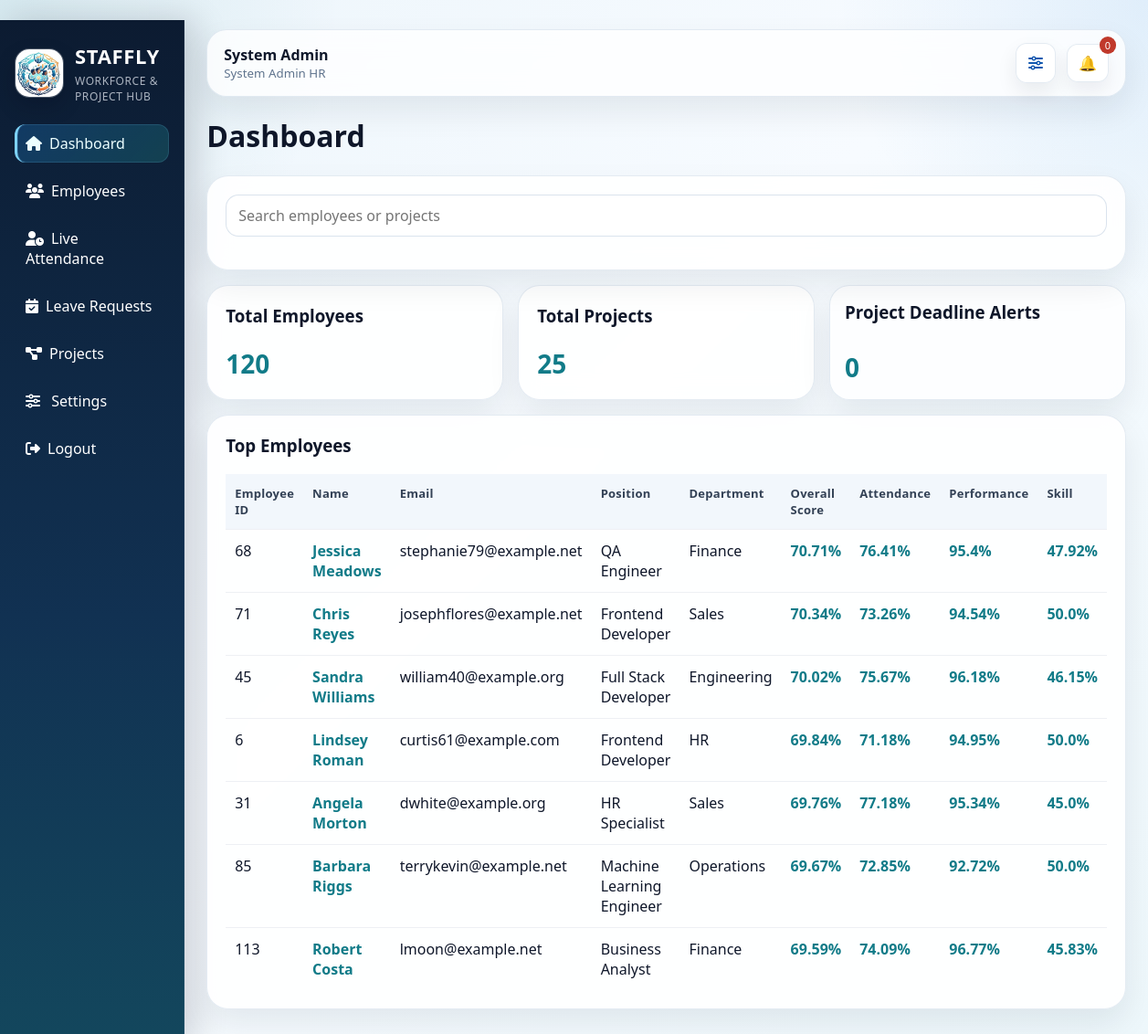
Screenshot of /dashboard (signed in) with the database file from the repository.
### models.py (models this page shows, shortened)
class User(db.Model):
    __tablename__ = "users"
    id = db.Column(db.Integer, primary_key=True)
    name = db.Column(db.String(120), nullable=False)
    email = db.Column(db.String(120), unique=True, nullable=False, index=True)
    password_hash = db.Column(db.String(255), nullable=False)
    role = db.Column(db.String(20), nullable=False, default="Employee")
    position = db.Column(db.String(120), nullable=False, default="Web Developer")
    department = db.Column(db.String(120), nullable=True)
    is_registered = db.Column(db.Boolean, nullable=False, default=False)
    security_code_hash = db.Column(db.String(255), nullable=True)
    project_start_alert = db.Column(db.Boolean, nullable=False, default=True)
    deadline_alert_30 = db.Column(db.Boolean, nullable=False, default=True)
    deadline_alert_15 = db.Column(db.Boolean, nullable=False, default=True)
    deadline_alert_10 = db.Column(db.Boolean, nullable=False, default=True)
    deadline_alert_5 = db.Column(db.Boolean, nullable=False, default=True)
    deadline_alert_1 = db.Column(db.Boolean, nullable=False, default=True)
    skills = db.relationship("Skill", secondary=employee_skills, back_populates="employees")
    resume_skills = db.relationship("Skill", secondary=resume_skills, back_populates="resume_employees")
    notifications = db.relationship("Notification", backref="user", lazy=True, cascade="all, delete-orphan")
    assignments = db.relationship("ProjectAssignment", backref="employee", lazy=True, cascade="all, delete-orphan")
    attendance_records = db.relationship("AttendanceRecord", backref="employee", lazy=True, cascade="all, delete-orphan")
    leave_requests = db.relationship("LeaveRequest", backref="employee", lazy=True, cascade="all, delete-orphan")
    daily_project_reports = db.relationship("DailyProjectReport", backref="employee", lazy=True, cascade="all, delete-orphan")
    past_performance_records = db.relationship(
        "PastProjectPerformance",
        backref="employee",
        lazy=True,
        cascade="all, delete-orphan",
    )
    feedback_records = db.relationship("ProjectFeedback", backref="employee", lazy=True, cascade="all, delete-orphan")

### routes/auth_routes.py (the view, shortened to what this page needs)
@auth_bp.route("/dashboard")
@login_required
def dashboard():
    user = current_user()
    total_employees = User.query.filter(User.role != "Admin").count()
    total_projects = Project.query.count()
    employees = User.query.filter(User.role != "Admin").all()
    top_employee_rows = []
    for employee in employees:
        attendance_score = calculate_attendance_score(employee)
        performance_score = calculate_performance_score(employee)
        skill_score = calculate_skill_score(employee)
        overall_score = calculate_overall_employee_score(employee)
        top_employee_rows.append(
            {
                "employee": employee,
                "attendance_score": attendance_score,
                "performance_score": performance_score,
                "skill_score": skill_score,
                "overall_score": overall_score,
            }
        )
    top_employee_rows = sorted(
        top_employee_rows,
        key=lambda row: (row["overall_score"], row["performance_score"], row["skill_score"]),
        reverse=True,
    )[:7]
    project_deadline_rows = _build_project_deadline_report()
    return render_template(
        "dashboard.html",
        total_employees=total_employees,
        total_projects=total_projects,
        top_employee_rows=top_employee_rows,
        project_deadline_rows=project_deadline_rows,
        dashboard_search_items=_build_dashboard_search_items(),
    )

### app.py (called while the page is built, shortened)
def run_daily_automation(force=False):
    global LAST_DAILY_AUTOMATION_RUN
    today = date.today()
    if not force and LAST_DAILY_AUTOMATION_RUN == today:
        return

### models.py (called while the page is built)
    @property
    def end_date(self):
        return self.start_date + timedelta(days=max(1, self.duration_days) - 1)

    @property
    def computed_status(self):
        today = date.today()
        if today < self.start_date:
            return "Upcoming"
        if today > self.end_date:
            return "Completed"
        return "Ongoing"

### recommendation_engine.py (called while the page is built)
def calculate_performance_score(employee) -> float:
    return calculate_performance_metrics(employee)["performance_score"]

def calculate_attendance_score(employee) -> float:
    return calculate_attendance_metrics(employee)["attendance_score"]

def calculate_skill_score(employee) -> float:
    proficiency_map = _employee_skill_proficiency_map(employee.id)
    if not proficiency_map:
        return 0.0
    numerator = sum(proficiency_map.values())
    denominator = len(proficiency_map) * 4  # Expert = 4 max
    return round((numerator / denominator) * 100, 2) if denominator else 0.0

def calculate_overall_employee_score(employee) -> float:
    skill_score = calculate_skill_score(employee)
    performance_score = calculate_performance_score(employee)
    attendance_score = calculate_attendance_score(employee)
    overall_score = (
        (0.4 * skill_score)
        + (0.3 * performance_score)
        + (0.3 * attendance_score)
    )
    return round(overall_score, 2)

def _employee_skill_proficiency_map(employee_id: int) -> Dict[int, int]:
    proficiency_map: Dict[int, int] = {}
    updated_rows = db.session.execute(
        db.select(employee_skills.c.skill_id, employee_skills.c.proficiency).where(employee_skills.c.user_id == employee_id)
    ).all()
    for skill_id, proficiency in updated_rows:
        proficiency_map[skill_id] = max(proficiency_map.get(skill_id, 0), int(proficiency))
    resume_rows = db.session.execute(
        db.select(resume_skills.c.skill_id, resume_skills.c.proficiency).where(resume_skills.c.user_id == employee_id)
    ).all()
    for skill_id, proficiency in resume_rows:
        proficiency_map[skill_id] = max(proficiency_map.get(skill_id, 0), int(proficiency))
    return proficiency_map

### routes/auth_routes.py (called while the page is built)
def current_user():
    user_id = session.get("user_id")
    if not user_id:
        return None
    return User.query.get(user_id)

### templates/dashboard.html (shortened to what this page needs)
﻿{% extends "base.html" %}
{% block content %}
<h1>Dashboard</h1>
<div class="card dashboard-search-card">
    <form class="global-search-form live-search-form dashboard-search-form" data-live-search='{{ dashboard_search_items|tojson|safe }}' data-live-search-no-submit="1">
        <input
            type="text"
            class="live-search-input"
            placeholder="Search employees or projects"
            aria-label="Search employees or projects"
            autocomplete="off"
        >
    </form>
</div>
<div class="card-grid">
    <a class="card dashboard-link-card dashboard-stat-card" href="{{ url_for('employees.list_employees') }}">
        <h3>Total Employees</h3>
        <p>{{ total_employees }}</p>
    </a>
    <a class="card dashboard-link-card dashboard-stat-card" href="{{ url_for('projects.list_projects') }}">
        <h3>Total Projects</h3>
        <p>{{ total_projects }}</p>
    </a>
    <button id="deadlineAlertsTrigger" class="card dashboard-link-card dashboard-stat-card dashboard-modal-trigger" type="button">
        <h3>Project Deadline Alerts</h3>
        <p>{{ project_deadline_rows|length }}</p>
    </button>
</div>
<div class="card">
    <h3>Top Employees</h3>
    <table>
        <thead>
            <tr>
                <th>Employee ID</th>
                <th>Name</th>
                <th>Email</th>
                <th>Position</th>
                <th>Department</th>
                <th>Overall Score</th>
                <th>Attendance</th>
                <th>Performance</th>
                <th>Skill</th>
            </tr>
        </thead>
        <tbody>
            {% for row in top_employee_rows %}
            <tr>
                <td>{{ row.employee.id }}</td>
                <td>
                    <a class="btn-link" href="{{ url_for('employees.overall_scores_detail', employee_id=row.employee.id) }}">
                        {{ row.employee.name }}
                    </a>
                </td>
                <td>{{ row.employee.email }}</td>
                <td>{{ row.employee.position }}</td>
                <td>{{ row.employee.department or '-' }}</td>
                <td>
                    <a class="btn-link" href="{{ url_for('employees.overall_scores_detail', employee_id=row.employee.id) }}">
                        <strong>{{ row.overall_score }}%</strong>
                    </a>
                </td>
                <td>
                    <a class="btn-link" href="{{ url_for('employees.attendance_detail', employee_id=row.employee.id) }}">
                        {{ row.attendance_score }}%
                    </a>
                </td>
                <td>
                    <a class="btn-link" href="{{ url_for('employees.performance_detail', employee_id=row.employee.id) }}">
                        {{ row.performance_score }}%
                    </a>
                </td>
                <td>
                    <a class="btn-link" href="{{ url_for('employees.skill_score_detail', employee_id=row.employee.id) }}">
                        {{ row.skill_score }}%
                    </a>
                </td>
            </tr>
            {% else %}
            <tr><td colspan="9">No employees found.</td></tr>
            {% endfor %}
        </tbody>
    </table>
</div>
{% endblock %}

### templates/base.html (shortened to what this page needs)
﻿<!doctype html>
<html lang="en">
<head>
    <link rel="stylesheet" href="{{ url_for('static', filename='css/style.css') }}">
    <link rel="stylesheet" href="https://cdnjs.cloudflare.com/ajax/libs/font-awesome/6.5.2/css/all.min.css">
</head>
<body data-admin-authenticated="{% if current_user and current_user.role == 'Admin' %}1{% else %}0{% endif %}">
    {% if current_user %}
    <div class="app-layout">
        <aside class="sidebar">
            <div class="brand-lockup">
                <img src="{{ url_for('static', filename='img/staffly-logo.jpeg') }}" alt="STAFFLY logo" class="brand-logo">
                <div class="brand-copy">
                    <h2>STAFFLY</h2>
                    <small>Workforce & Project Hub</small>
                </div>
            </div>
            <nav class="nav-links">
                <a href="{{ url_for('auth.dashboard') }}" class="{% if request.endpoint == 'auth.dashboard' %}active-nav{% endif %}"><i class="fa-solid fa-house"></i>Dashboard</a>
                {% if current_user.role == 'Admin' %}
                <a href="{{ url_for('employees.list_employees') }}" class=""><i class="fa-solid fa-users"></i>Employees</a>
                <a href="{{ url_for('employees.live_attendance') }}" class="{% if request.endpoint == 'employees.live_attendance' %}active-nav{% endif %}"><i class="fa-solid fa-user-clock"></i>Live Attendance</a>
                <a href="{{ url_for('employees.admin_leave_requests') }}" class=""><i class="fa-solid fa-calendar-check"></i>Leave Requests</a>
                {% endif %}
                <a href="{{ url_for('projects.list_projects') }}" class=""><i class="fa-solid fa-diagram-project"></i>{% if current_user.role == 'Admin' %}Projects{% else %}My Projects{% endif %}</a>
                <a href="{{ url_for('auth.settings') }}" class="{% if request.endpoint == 'auth.settings' %}active-nav{% endif %}"><i class="fa-solid fa-sliders"></i> Settings</a>
                <a href="{{ url_for('auth.logout') }}" class="confirm-link" data-confirm-message="Are you sure you want to log out?"><i class="fa-solid fa-right-from-bracket"></i>Logout</a>
            </nav>
        </aside>
        <main class="main-content">
            <header class="topbar">
                <div>
                    <strong>{{ current_user.name }}</strong>
                    {% if current_user.role == 'Admin' %}
                    <small>System Admin HR</small>
                    {% else %}
                    <small>{{ current_user.position }} | {{ current_user.role }}</small>
                    {% endif %}
                </div>
                <div class="topbar-actions">
                <a class="topbar-icon-btn" href="{{ url_for('auth.settings') }}" title="Open settings" aria-label="Open settings">
                    <i class="fa-solid fa-sliders"></i>
                </a>
                <div class="notification-wrapper">
                    <a id="notificationBellLink" class="bell-btn bell-link" href="{{ url_for('projects.notifications_page') }}" title="Open all notifications" aria-label="Open all notifications">🔔</a>
                    <button id="notificationCountBtn" class="notification-count-btn notification-badge-btn" type="button" title="Show unread notifications" aria-label="Show unread notifications">
                        <span id="notificationCount">{{ unread_count }}</span>
                    </button>
                </div>
                </div>
            </header>
            {% block content %}{% endblock %}
        </main>
    </div>
    {% else %}
        {% block public_content %}{% endblock %}
    {% endif %}
</body>
</html>

### rows the page displays
User: name "System Admin"
User: employee.id "68", employee.name "Jessica Meadows", employee.email "stephanie79@example.net", employee.position "QA Engineer", employee "Finance"
User: employee.id "71", employee.name "Chris Reyes", employee.email "josephflores@example.net", employee.position "Frontend Developer", employee "Sales"
User: employee.id "45", employee.name "Sandra Williams", employee.email "william40@example.org", employee.position "Full Stack Developer", employee "Engineering"
User: employee.id "6", employee.name "Lindsey Roman", employee.email "curtis61@example.com", employee.position "Frontend Developer", employee "HR"
User: employee.id "31", employee.name "Angela Morton", employee.email "dwhite@example.org", employee.position "HR Specialist", employee "Sales"
User: employee.id "85", employee.name "Barbara Riggs", employee.email "terrykevin@example.net", employee.position "Machine Learning Engineer", employee "Operations"
User: employee.id "113", employee.name "Robert Costa", employee.email "lmoon@example.net", employee.position "Business Analyst", employee "Finance"

### other values shown
{{ unread_count }} "0"
{{ total_employees }} "120"
{{ total_projects }} "25"
{{ project_deadline_rows|length }} "0"
{{ row.overall_score }} "70.71" "70.34" "70.02" "69.84" "69.76" "69.67" "69.59"
{{ row.attendance_score }} "76.41" "73.26" "75.67" "71.18" "77.18" "72.85" "74.09"
{{ row.performance_score }} "95.4" "94.54" "96.18" "94.95" "95.34" "92.72" "96.77"
{{ row.skill_score }} "47.92" "50.0" "46.15" "50.0" "45.0" "50.0" "45.83"
